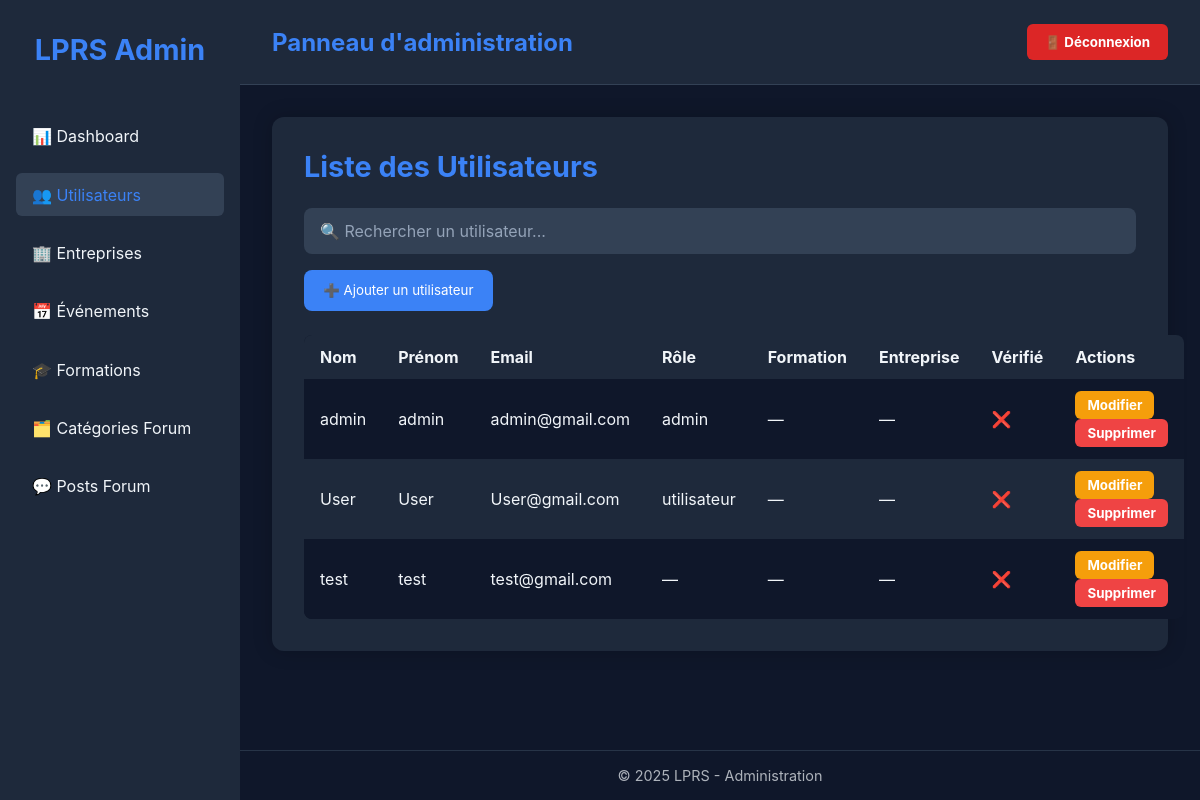
Page /vue/PageAdmin.php?page=utilisateur on the committed database.
### tables this page shows
CREATE TABLE IF NOT EXISTS `utilisateur` (
  `id_utilisateur` int NOT NULL AUTO_INCREMENT,
  `nom` varchar(100) NOT NULL,
  `prenom` varchar(100) NOT NULL,
  `email` varchar(150) NOT NULL,
  `mdp` varchar(255) NOT NULL,
  `role` varchar(50) DEFAULT 'utilisateur',
  `specialite` varchar(100) DEFAULT NULL,
  `poste` varchar(100) DEFAULT NULL,
  `annee_promo` year DEFAULT NULL,
  `cv` blob,
  `motif_partenariat` text,
  `est_verifie` tinyint(1) DEFAULT '0',
  `ref_entreprise` int DEFAULT NULL,
  `ref_formation` int DEFAULT NULL,
  PRIMARY KEY (`id_utilisateur`),
  KEY `ref_entreprise` (`ref_entreprise`),
  KEY `ref_formation` (`ref_formation`)
);

### src/repository/UtilisateurRepository.php (called while the page is built, shortened)
<?php
class UtilisateurRepository
{
    private $bdd;
    public function __construct()
    {
        $this->bdd = new BDD();
    }
    public function listeUtilisateur()
    {
        $sql = 'SELECT * FROM utilisateur';
        $req = $this->bdd->getBdd()->prepare($sql);
        $req->execute();
        return $req->fetchAll(PDO::FETCH_ASSOC);
    }
}

### src/bdd/BDD.php (called while the page is built)
<?php
class BDD
{
    private $bdd;
    public function __construct()
    {
            $this->bdd = new PDO('mysql:host=localhost;dbname=projetlprs;charset=utf8', 'root', '');
    }
    public function getBDD()
    {
        return $this->bdd;
    }
}

### vue/page_admin/Utilisateur.php (the view, shortened to what this page needs)
<?php
require_once __DIR__ . '/../../src/repository/UtilisateurRepository.php';
require_once __DIR__ . '/../../src/bdd/BDD.php';
$repo = new UtilisateurRepository();
$listeUtilisateurs = $repo->listeUtilisateur();
?>
<div class="admin-container">
    <h2>Liste des Utilisateurs</h2>
    <input type="text" id="search" class="search-bar" placeholder="🔍 Rechercher un utilisateur..." onkeyup="filter()">
    <button class="btn-ajout" onclick="window.location.href='../vue/AjoutUtilisateur.php'">
        ➕ Ajouter un utilisateur
    </button>
    <table>
        <thead>
        <tr>
            <th>Nom</th>
            <th>Prénom</th>
            <th>Email</th>
            <th>Rôle</th>
            <th>Formation</th>
            <th>Entreprise</th>
            <th>Vérifié</th>
            <th>Actions</th>
        </tr>
        </thead>
        <tbody>
        <?php if (!empty($listeUtilisateurs)) : ?>
            <?php foreach ($listeUtilisateurs as $user): ?>
                <tr>
                    <td><?= htmlspecialchars($user['nom']) ?></td>
                    <td><?= htmlspecialchars($user['prenom']) ?></td>
                    <td><?= htmlspecialchars($user['email']) ?></td>
                    <td><?= htmlspecialchars($user['role'] ?? '—') ?></td>
                    <td><?= htmlspecialchars($user['ref_formation'] ?? '—') ?></td>
                    <td><?= htmlspecialchars($user['ref_entreprise'] ?? '—') ?></td>
                    <td><?= ($user['est_verifie'] ?? 0) ? '✅' : '❌' ?></td>
                    <td>
                        <button class="btn-action btn-modifier" onclick="window.location.href='../vue/ModifUtilisateur.php?id=<?= $user['id_utilisateur'] ?>'">Modifier</button>
                        <button class="btn-action btn-supprimer" onclick="if(confirm('Supprimer cet utilisateur ?')) window.location.href='../src/traitement/Utilisateur/TraitementSuppresionUtilisateur.php?id=<?= $user['id_utilisateur'] ?>'">Supprimer</button>
                    </td>
                </tr>
            <?php endforeach; ?>
        <?php else: ?>
            <tr><td colspan="8" style="text-align:center; opacity:0.7;">Aucun utilisateur trouvé 😔</td></tr>
        <?php endif; ?>
        </tbody>
    </table>
</div>

### vue/PageAdmin.php (style rules this page uses)
:root { --bg: #0f172a; --bg-light: #1e293b; --text: #f1f5f9; --accent: #3b82f6; --card: #1e293b; --hover: #334155; --danger: #dc2626; }
* { margin: 0; padding: 0; box-sizing: border-box; font-family: "Inter", sans-serif; }
body { display: flex; height: 100vh; background: var(--bg); color: var(--text); }

### vue/page_admin/Utilisateur.php (style rules this page uses)
.admin-container { background: #1e293b; color: #f1f5f9; padding: 2rem; border-radius: 12px; box-shadow: 0 0 20px rgba(0,0,0,0.2); max-width: 1200px; margin: 0 auto; }
.admin-container h2 { color: #3b82f6; font-size: 1.8rem; margin-bottom: 1.5rem; }
.search-bar { width: 100%; padding: 0.8rem 1rem; margin-bottom: 1rem; border: none; border-radius: 8px; background: #334155; color: white; font-size: 1rem; }
.search-bar::placeholder { color: #94a3b8; }
.btn-ajout { background: #3b82f6; border: none; color: white; padding: 0.8rem 1.2rem; border-radius: 8px; cursor: pointer; margin-bottom: 1.5rem; transition: 0.2s; }
table { width: 100%; border-collapse: collapse; background: #0f172a; border-radius: 8px; overflow: hidden; }
th, td { text-align: left; padding: 12px 16px; }
thead { background: #1e293b; }
tbody tr:nth-child(odd) { background: #0f172a; }
tbody tr:nth-child(even) { background: #1e293b; }
.btn-action { border: none; padding: 6px 12px; border-radius: 6px; cursor: pointer; font-weight: bold; color: white; transition: 0.2s; }
.btn-modifier { background: #f59e0b; }
.btn-supprimer { background: #ef4444; }

### rows in the picture
utilisateur: nom "admin", prenom "admin", email "admin@gmail.com", role "admin", ref_formation "—", ref_entreprise "—"
utilisateur: nom "User", prenom "User", email "User@gmail.com", role "utilisateur", ref_formation "—", ref_entreprise "—"
utilisateur: nom "test", prenom "test", email "test@gmail.com", role "—", ref_formation "—", ref_entreprise "—"
